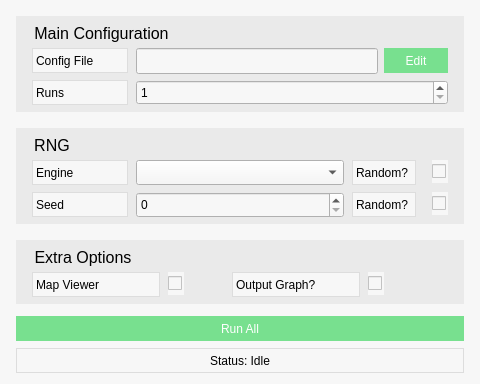
<?xml version="1.0" encoding="UTF-8"?>
<ui version="4.0">
 <class>StrideWindow</class>
 <widget class="QWidget" name="StrideWindow">
  <property name="geometry">
   <rect>
    <x>0</x>
    <y>0</y>
    <width>480</width>
    <height>384</height>
   </rect>
  </property>
  <property name="windowTitle">
   <string>Peryite UI - Stride</string>
  </property>
  <property name="styleSheet">
   <string notr="true">QWidget {
	font: 10pt &quot;FreeSans&quot;;
 	background-color: #f7f7f7;
}

QLabel {
 	background-color: #f7f7f7;
 	color: black;
  	border: 1px solid #dddddd;
}

QPushButton {
	background-color: #78e08f;
	color: white;
	border: none;
}

QPushButton:hover {
	background-color: #3c6382;
}

QPushButton:disabled {
	background-color: #aaaaaa;
}

QGroupBox {
	border: none;
	background-color: #eaeaea;
	font-size: 16px;
	text-align: center;
}

QGroupBox:title {
	left: 16;
	top: 8;
}</string>
  </property>
  <widget class="QGroupBox" name="ConfigGroup">
   <property name="geometry">
    <rect>
     <x>16</x>
     <y>16</y>
     <width>448</width>
     <height>96</height>
    </rect>
   </property>
   <property name="title">
    <string>Main Configuration</string>
   </property>
   <property name="flat">
    <bool>false</bool>
   </property>
   <property name="checkable">
    <bool>false</bool>
   </property>
   <widget class="QLabel" name="runsLabel">
    <property name="geometry">
     <rect>
      <x>16</x>
      <y>64</y>
      <width>96</width>
      <height>25</height>
     </rect>
    </property>
    <property name="frameShape">
     <enum>QFrame::Box</enum>
    </property>
    <property name="frameShadow">
     <enum>QFrame::Plain</enum>
    </property>
    <property name="text">
     <string>Runs</string>
    </property>
   </widget>
   <widget class="QLabel" name="configLabel">
    <property name="geometry">
     <rect>
      <x>16</x>
      <y>32</y>
      <width>96</width>
      <height>25</height>
     </rect>
    </property>
    <property name="frameShape">
     <enum>QFrame::Box</enum>
    </property>
    <property name="frameShadow">
     <enum>QFrame::Plain</enum>
    </property>
    <property name="text">
     <string>Config File</string>
    </property>
   </widget>
   <widget class="QSpinBox" name="runsInput">
    <property name="geometry">
     <rect>
      <x>120</x>
      <y>64</y>
      <width>312</width>
      <height>25</height>
     </rect>
    </property>
    <property name="minimum">
     <number>1</number>
    </property>
    <property name="maximum">
     <number>1000</number>
    </property>
    <property name="displayIntegerBase">
     <number>10</number>
    </property>
   </widget>
   <widget class="QLineEdit" name="configInput">
    <property name="geometry">
     <rect>
      <x>120</x>
      <y>32</y>
      <width>242</width>
      <height>26</height>
     </rect>
    </property>
   </widget>
   <widget class="QPushButton" name="editConfigButton">
    <property name="geometry">
     <rect>
      <x>368</x>
      <y>32</y>
      <width>64</width>
      <height>25</height>
     </rect>
    </property>
    <property name="text">
     <string>Edit</string>
    </property>
   </widget>
  </widget>
  <widget class="QGroupBox" name="RngGroup">
   <property name="geometry">
    <rect>
     <x>16</x>
     <y>128</y>
     <width>448</width>
     <height>96</height>
    </rect>
   </property>
   <property name="title">
    <string>RNG</string>
   </property>
   <property name="flat">
    <bool>false</bool>
   </property>
   <property name="checkable">
    <bool>false</bool>
   </property>
   <widget class="QLabel" name="engineLabel">
    <property name="geometry">
     <rect>
      <x>16</x>
      <y>32</y>
      <width>96</width>
      <height>25</height>
     </rect>
    </property>
    <property name="frameShape">
     <enum>QFrame::Box</enum>
    </property>
    <property name="frameShadow">
     <enum>QFrame::Plain</enum>
    </property>
    <property name="text">
     <string>Engine</string>
    </property>
   </widget>
   <widget class="QComboBox" name="engineInput">
    <property name="geometry">
     <rect>
      <x>120</x>
      <y>32</y>
      <width>208</width>
      <height>25</height>
     </rect>
    </property>
    <property name="editable">
     <bool>false</bool>
    </property>
    <property name="currentText">
     <string/>
    </property>
    <property name="currentIndex">
     <number>-1</number>
    </property>
   </widget>
   <widget class="QLabel" name="seedLabel">
    <property name="geometry">
     <rect>
      <x>16</x>
      <y>64</y>
      <width>96</width>
      <height>25</height>
     </rect>
    </property>
    <property name="frameShape">
     <enum>QFrame::Box</enum>
    </property>
    <property name="frameShadow">
     <enum>QFrame::Plain</enum>
    </property>
    <property name="text">
     <string>Seed</string>
    </property>
   </widget>
   <widget class="QSpinBox" name="seedInput">
    <property name="geometry">
     <rect>
      <x>120</x>
      <y>64</y>
      <width>208</width>
      <height>26</height>
     </rect>
    </property>
    <property name="maximum">
     <number>2147483647</number>
    </property>
   </widget>
   <widget class="QCheckBox" name="varyEngineInput">
    <property name="geometry">
     <rect>
      <x>416</x>
      <y>32</y>
      <width>16</width>
      <height>23</height>
     </rect>
    </property>
    <property name="text">
     <string/>
    </property>
   </widget>
   <widget class="QLabel" name="varyEngineLabel">
    <property name="geometry">
     <rect>
      <x>336</x>
      <y>32</y>
      <width>64</width>
      <height>25</height>
     </rect>
    </property>
    <property name="frameShape">
     <enum>QFrame::Box</enum>
    </property>
    <property name="frameShadow">
     <enum>QFrame::Plain</enum>
    </property>
    <property name="text">
     <string>Random?</string>
    </property>
   </widget>
   <widget class="QLabel" name="varySeedLabel">
    <property name="geometry">
     <rect>
      <x>336</x>
      <y>64</y>
      <width>64</width>
      <height>25</height>
     </rect>
    </property>
    <property name="frameShape">
     <enum>QFrame::Box</enum>
    </property>
    <property name="frameShadow">
     <enum>QFrame::Plain</enum>
    </property>
    <property name="text">
     <string>Random?</string>
    </property>
   </widget>
   <widget class="QCheckBox" name="varySeedInput">
    <property name="geometry">
     <rect>
      <x>416</x>
      <y>64</y>
      <width>16</width>
      <height>23</height>
     </rect>
    </property>
    <property name="text">
     <string/>
    </property>
   </widget>
  </widget>
  <widget class="QGroupBox" name="OptionsGroup">
   <property name="geometry">
    <rect>
     <x>16</x>
     <y>240</y>
     <width>448</width>
     <height>64</height>
    </rect>
   </property>
   <property name="title">
    <string>Extra Options</string>
   </property>
   <property name="flat">
    <bool>false</bool>
   </property>
   <property name="checkable">
    <bool>false</bool>
   </property>
   <widget class="QCheckBox" name="scatterGraphInput">
    <property name="geometry">
     <rect>
      <x>352</x>
      <y>32</y>
      <width>16</width>
      <height>23</height>
     </rect>
    </property>
    <property name="text">
     <string/>
    </property>
   </widget>
   <widget class="QLabel" name="scatterGraphLabel">
    <property name="geometry">
     <rect>
      <x>216</x>
      <y>32</y>
      <width>128</width>
      <height>25</height>
     </rect>
    </property>
    <property name="frameShape">
     <enum>QFrame::Box</enum>
    </property>
    <property name="frameShadow">
     <enum>QFrame::Plain</enum>
    </property>
    <property name="text">
     <string>Output Graph?</string>
    </property>
   </widget>
   <widget class="QCheckBox" name="mapViewerInput">
    <property name="geometry">
     <rect>
      <x>152</x>
      <y>32</y>
      <width>16</width>
      <height>23</height>
     </rect>
    </property>
    <property name="text">
     <string/>
    </property>
   </widget>
   <widget class="QLabel" name="mapViewerLabel">
    <property name="geometry">
     <rect>
      <x>16</x>
      <y>32</y>
      <width>128</width>
      <height>25</height>
     </rect>
    </property>
    <property name="frameShape">
     <enum>QFrame::Box</enum>
    </property>
    <property name="frameShadow">
     <enum>QFrame::Plain</enum>
    </property>
    <property name="text">
     <string>Map Viewer</string>
    </property>
   </widget>
  </widget>
  <widget class="QPushButton" name="runButton_all">
   <property name="geometry">
    <rect>
     <x>16</x>
     <y>316</y>
     <width>448</width>
     <height>25</height>
    </rect>
   </property>
   <property name="text">
    <string>Run All</string>
   </property>
  </widget>
  <widget class="QLabel" name="statusLabel">
   <property name="geometry">
    <rect>
     <x>16</x>
     <y>348</y>
     <width>448</width>
     <height>25</height>
    </rect>
   </property>
   <property name="frameShape">
    <enum>QFrame::Box</enum>
   </property>
   <property name="frameShadow">
    <enum>QFrame::Plain</enum>
   </property>
   <property name="text">
    <string>Status: Idle</string>
   </property>
   <property name="alignment">
    <set>Qt::AlignCenter</set>
   </property>
  </widget>
 </widget>
 <resources/>
 <connections/>
</ui>
